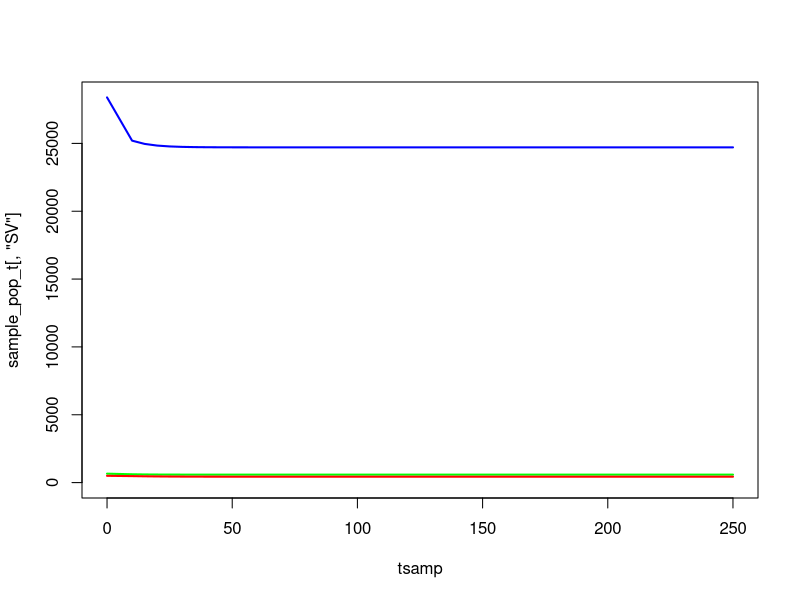

Reproduce this figure in R. (Note: this script raises an error after producing the figure.)
################################################################################
#   Exponential distribution of EIP
#   Deterministic Model
################################################################################

rm(list=ls());gc()

# make a single node
make_node <- function(){

  node <- list()

  # new eggs are generated from a conditionally independent Poisson process
  node$EL_new <- 0

  # probabilities & transitions for early-stage instars (names are destinations of jumps)
  node$EL_probs <- rep(0,3)
  node$EL_probs <- setNames(node$EL_probs,c("EL","D","LL"))
  node$EL_transitions <- rep(0,3)
  node$EL_transitions <- setNames(node$EL_transitions,c("EL","D","LL"))

  # probabilities & transitions for late-stage instars
  node$LL_probs <- rep(0,3)
  node$LL_probs <- setNames(node$LL_probs,c("LL","D","PL"))
  node$LL_transitions <- rep(0,3)
  node$LL_transitions <- setNames(node$LL_transitions,c("LL","D","PL"))

  # probabilities & transitions for pupae
  node$PL_probs <- rep(0,4)
  node$PL_probs <- setNames(node$PL_probs,c("PL","D","SV_F","SV_M"))
  node$PL_transitions <- rep(0,4)
  node$PL_transitions <- setNames(node$PL_transitions,c("PL","D","SV_F","SV_M"))

  # probabilities & transitions for susceptible vectors
  node$SV_probs <- rep(0,3)
  node$SV_probs <- setNames(node$SV_probs,c("SV","D","EV"))
  node$SV_transitions <- rep(0,3)
  node$SV_transitions <- setNames(node$SV_transitions,c("SV","D","EV"))

  # probabilities & transitions for incubating vectors
  node$EV_probs <- rep(0,3)
  node$EV_probs <- setNames(node$EV_probs,c("EV","D","IV"))
  node$EV_transitions <- rep(0,3)
  node$EV_transitions <- setNames(node$EV_transitions,c("EV","D","IV"))

  # probabilities & transitions for infectious vectors
  node$IV_probs <- rep(0,2)
  node$IV_probs <- setNames(node$IV_probs,c("IV","D"))
  node$IV_transitions <- rep(0,2)
  node$IV_transitions <- setNames(node$IV_transitions,c("IV","D"))

  # state space
  node$EL <- 0
  node$LL <- 0
  node$PL <- 0
  node$SV <- 0
  node$EV <- 0
  node$IV <- 0

  list2env(node,hash=TRUE)
}

# execute an Euler-step for the model
# rates -> probabilities are defined by discretisation of the underlying
# CTMC system (competing hazards)
euler_step <- function(node,pars,tnow,dt){
  with(pars,{
    
    ########################################
    # INTERVENTION-DEPENDENT PARAMETERS
    ########################################

    delta <- 1/(tau1+tau2) # Inverse of gonotrophic cycle without ITNs/IRS
    e_ov <- beta*(exp(muV/delta)-1)/muV # Number of eggs per oviposition per mosquito

    ## Derived parameters which depend on intervention status:
    if(tnow > pars$time_ITN_on){
      ITNcov_t <- pars$ITNcov
    } else {
      ITNcov_t <- 0
    }
    if(tnow > pars$time_IRS_on){
      IRScov_t <- pars$IRScov
    } else {
      IRScov_t <- 0
    }

    # zCom: Probability of a mosquito being repelled from an ITN or IRS-treated house:
    c0 <- 1 - ITNcov_t - IRScov_t + ITNcov_t*IRScov_t
    cITN <- ITNcov_t - ITNcov_t*IRScov_t
    cIRS <- IRScov_t - ITNcov_t*IRScov_t
    cCom <- ITNcov_t*IRScov_t
    rCom <- rIRS + (1-rIRS)*rITN
    sCom  <- (1-rIRS)*sITN*sIRS
    zCom <- Q0*cITN*phiB*rITN + Q0*cIRS*phiI*rIRS + Q0*cCom*(phiI-phiB)*rIRS + Q0*cCom*phiB*rCom

    # deltaCom: Inverse of gonotrophic cycle length with ITNs & IRS:
    deltaCom <- 1/(tau1/(1-zCom) + tau2)

    # wCom: Probability that a surviving mosquito succeeds in feeding during a single attempt:
    wCom <- 1 - Q0 + Q0*c0 + Q0*cITN*(1-phiB+phiB*sITN) + Q0*cIRS*(1-phiI+phiI*sIRS) + Q0*cCom*((phiI-phiB)*sIRS + 1-phiI + phiB*sCom)

    # muVCom: Female mosquito death rate in presence of ITNs & IRS:
    p10 <- exp(-muV*tau1)
    p1Com <- p10*wCom/(1 - zCom*p10)
    p2 <- exp(-muV*tau2)
    pCom <- (p1Com*p2)^deltaCom
    muVCom <- -log(pCom)

    # betaCom: Eggs laid per day by female mosquitoes in presence of ITNs & IRS:
    betaCom <- e_ov*muVCom/(exp(muVCom/deltaCom) - 1)

    ########################################
    # EARLY-STAGE LARVAL INSTARS (EL)
    ########################################

    # inbound oviposition to EL
    NV <- sum(node$SV,node$EV,node$IV)
    node$EL_new <- betaCom*NV*dt

    # instantaneous hazards for EL
    haz_EL_mort <- muEL*(1 + ((node$EL+node$LL)/K))
    haz_EL_2LL <- 1/durEL

    # jump probabilities
    node$EL_probs[["EL"]] <- exp(-(haz_EL_mort + haz_EL_2LL)*dt)
    node$EL_probs[["D"]] <- (1 - node$EL_probs[["EL"]])*(haz_EL_mort / (haz_EL_mort + haz_EL_2LL)) # death
    node$EL_probs[["LL"]] <- (1 - node$EL_probs[["EL"]])*(haz_EL_2LL / (haz_EL_mort + haz_EL_2LL)) # to late-instar

    # jump sizes
    node$EL_transitions[["EL"]] <- node$EL * node$EL_probs[["EL"]]
    node$EL_transitions[["D"]] <- node$EL * node$EL_probs[["D"]]
    node$EL_transitions[["LL"]] <- node$EL * node$EL_probs[["LL"]]

    ########################################
    # LATE-STAGE LARVAL INSTARS (LL)
    ########################################

    # instantaneous hazards for LL
    haz_LL_mort <- muLL*(1 + gamma*((node$EL+node$LL)/K))
    haz_LL_2PL <- 1/durLL

    # jump probabilities
    node$LL_probs[["LL"]] <- exp(-(haz_LL_mort + haz_LL_2PL)*dt)
    node$LL_probs[["D"]] <- (1 - node$LL_probs[["LL"]])*(haz_LL_mort / (haz_LL_mort + haz_LL_2PL)) # death
    node$LL_probs[["PL"]] <- (1 - node$LL_probs[["LL"]])*(haz_LL_2PL / (haz_LL_mort + haz_LL_2PL)) # to pupae

    # jump sizes
    node$LL_transitions[["LL"]] <- node$LL * node$LL_probs[["LL"]]
    node$LL_transitions[["D"]] <- node$LL * node$LL_probs[["D"]]
    node$LL_transitions[["PL"]] <- node$LL * node$LL_probs[["PL"]]

    ########################################
    # PUPAE (PL)
    ########################################

    # instantaneous hazards for PL
    haz_PL_mort <- muPL
    haz_PL_2SV_F <- (1/durPL)*0.5
    haz_PL_2SV_M <- (1/durPL)*0.5

    # jump probabilities
    node$PL_probs[["PL"]] <- exp(-(haz_PL_mort + haz_PL_2SV_F + haz_PL_2SV_M)*dt)
    node$PL_probs[["D"]] <- (1 - node$PL_probs[["PL"]])*(haz_PL_mort / (haz_PL_mort + haz_PL_2SV_F + haz_PL_2SV_M)) # death
    node$PL_probs[["SV_F"]] <- (1 - node$PL_probs[["PL"]])*(haz_PL_2SV_F / (haz_PL_mort + haz_PL_2SV_F + haz_PL_2SV_M)) # to susceptible female
    node$PL_probs[["SV_M"]] <- (1 - node$PL_probs[["PL"]])*(haz_PL_2SV_M / (haz_PL_mort + haz_PL_2SV_F + haz_PL_2SV_M)) # to susceptible males

    # jump sizes
    node$PL_transitions[["PL"]] <- node$PL * node$PL_probs[["PL"]]
    node$PL_transitions[["D"]] <- node$PL * node$PL_probs[["D"]]
    node$PL_transitions[["SV_F"]] <- node$PL * node$PL_probs[["SV_F"]]
    node$PL_transitions[["SV_M"]] <- node$PL * node$PL_probs[["SV_M"]]

    ########################################
    # SUSCEPTIBLE VECTORS (SV)
    ########################################

    # instantaneous hazards for SV
    haz_SV_mort <-  muVCom
    haz_SV_inf <- lambdaV

    # jump probabilities
    node$SV_probs[["SV"]] <- exp(-(haz_SV_mort + haz_SV_inf)*dt)
    node$SV_probs[["D"]] <- (1 - node$SV_probs[["SV"]])*(haz_SV_mort / (haz_SV_mort + haz_SV_inf)) # death
    node$SV_probs[["EV"]] <- (1 - node$SV_probs[["SV"]])*(haz_SV_inf / (haz_SV_mort + haz_SV_inf)) # to incubating

    # jump sizes
    node$SV_transitions[["SV"]] <- node$SV * node$SV_probs[["SV"]]
    node$SV_transitions[["D"]] <- node$SV * node$SV_probs[["D"]]
    node$SV_transitions[["EV"]] <- node$SV * node$SV_probs[["EV"]]

    ########################################
    # INCUBATING VECTORS (EV)
    ########################################

    # instantaneous hazards for EV
    haz_EV_mort <-  muVCom
    haz_EV_inc <- 1/durEV

    # jump probabilities
    node$EV_probs[["EV"]] <- exp(-(haz_EV_mort + haz_EV_inc)*dt)
    node$EV_probs[["D"]] <- (1 - node$EV_probs[["EV"]])*(haz_EV_mort / (haz_EV_mort + haz_EV_inc)) # death
    node$EV_probs[["IV"]] <- (1 - node$EV_probs[["EV"]])*(haz_EV_inc / (haz_EV_mort + haz_EV_inc)) # to infectious

    # jump sizes
    node$EV_transitions[["EV"]] <- node$EV * node$EV_probs[["EV"]]
    node$EV_transitions[["D"]] <- node$EV * node$EV_probs[["D"]]
    node$EV_transitions[["IV"]] <- node$EV * node$EV_probs[["IV"]]

    ########################################
    # INFECTIOUS VECTORS (IV)
    ########################################

    # instantaneous hazards for IV
    haz_IV_mort <- muVCom

    # jump probabilities
    node$IV_probs[["IV"]] <- exp(-haz_IV_mort*dt)
    node$IV_probs[["D"]] <- (1 - node$IV_probs[["IV"]])

    # jump sizes
    node$IV_transitions[["IV"]] <- node$IV * node$IV_probs[["IV"]]
    node$IV_transitions[["D"]] <- node$IV * node$IV_probs[["D"]]

    ########################################
    # UPDATE POPULATION
    ########################################

    node$EL <- node$EL_transitions[["EL"]] + node$EL_new
    node$LL <- node$LL_transitions[["LL"]] + node$EL_transitions[["LL"]]
    node$PL <- node$PL_transitions[["PL"]] + node$LL_transitions[["PL"]]
    node$SV <- node$SV_transitions[["SV"]] + node$PL_transitions[["SV_F"]]
    node$EV <- node$EV_transitions[["EV"]] + node$SV_transitions[["EV"]]
    node$IV <- node$IV_transitions[["IV"]] + node$EV_transitions[["IV"]]

  })
}

## Model parameters:
theta <- list(
	## Mosquito life cycle parameters:
	beta = 21.19, # Number of eggs laid per day by female mosquito
	muEL = 0.034, # Early larval instar daily mortality
	muLL = 0.035, # Late larval instar daily mortality
	muPL = 0.25, # Pupal daily mortality
	durEL = 6.64, # Duration of early instar stage
	durLL = 3.72, # Duration of late instar stage
	durPL = 0.64, # Duration of pupal stage
	durEV = 10, # Duration of latent period in mosquito (days)
	gamma = 13.25, # Effect of density-dependence on late instars relative to early instars
	tau1 = 0.68, # Time spent foraging for a blood meal at 0% ITN coverage
	tau2 = 2.32, # Time spent resting and ovipositing by a mosquito

	## Intervention parameters (variable):
	ITNcov = 0.5, # ITN coverage
	IRScov = 0, # IRS coverave
	time_ITN_on = 1e3, # When ITNs are applied (days)
	time_IRS_on = 1e3, # When IRS is applied (days)

	## Species-specific parameters:
	## An. gambiae:
	muV = 1/7.6, # Adult mosquito daily mortality
	Q0 = 0.92, # Human blood index
	phiB = 0.89, # Proportion of bites on a person while they are in bed
	phiI = 0.97, # Proportion of bites on a person while they are indoors
	rITN = 0.56, # Probability of mosquito repeating a feeding attempt due to IRS
	sITN = 0.03, # Probability of mosquito feeding and surviving in presence of ITNs
	rIRS = 0.60, # Probability of mosquito repeating a feeding attempt due to IRS
	sIRS = 0, # Probability of mosquito feeding and surviving in presence of IRS

	## An. arabiensis:
	# muV = 1/7.6, # Adult mosquito daily mortality
	# Q0 = 0.71, # Human blood index
	# phiB = 0.90, # Proportion of bites on a person while they are in bed
	# phiI = 0.96, # Proportion of bites on a person while they are indoors
	# rITN = 0.48, # Probability of mosquito repeating a feeding attempt due to IRS
	# sITN = 0.39, # Probability of mosquito feeding and surviving in presence of ITNs
	# rIRS = 0.60, # Probability of mosquito repeating a feeding attempt due to IRS
	# sIRS = 0, # Probability of mosquito feeding and surviving in presence of IRS

	## An. funestus:
	# muV = 1/8.9, # Adult mosquito daily mortality
	# Q0 = 0.94, # Human blood index
	# phiB = 0.90, # Proportion of bites on a person while they are in bed
	# phiI = 0.98, # Proportion of bites on a person while they are indoors
	# rITN = 0.56, # Probability of mosquito repeating a feeding attempt due to IRS
	# sITN = 0.03, # Probability of mosquito feeding and surviving in presence of ITNs
	# rIRS = 0.63, # Probability of mosquito repeating a feeding attempt due to IRS
	# sIRS = 0, # Probability of mosquito feeding and surviving in presence of IRS

	## Additional transmission parameters:
	f0 = 1/3, # Daily biting rate by mosquitoes on animals and humans
	epsilon0 = 10/365, # Daily entomological inolculation rate
	iH_eq = 0.35, # Equilibrium malaria prevalence in humans
	NH_eq = 2000, # Equilibrium human population size
	bV = 0.05 # Probability of transmission from human to vector per infectious bite
)

with(theta,{

  a0 <<- Q0*f0 # Human biting rate at equilibrium
  lambdaV <<- a0*iH_eq*bV # Force of infection in mosquitoes at equilibrium

  IV_eq <<- 500
  EV_eq <<- durEV*IV_eq*muV
  SV_eq <<- ((durEV*IV_eq*muV) + ((durEV^2)*IV_eq*(muV^2))) / (durEV*lambdaV)
  NV_eq <<- IV_eq + EV_eq + SV_eq

  omega_1 <<- -0.5 * ( (gamma*(muLL/muEL)) - (durEL/durLL) + ((gamma-1)*muLL*durEL) )
  omega_2 <<- sqrt(
    (0.25 * (( (gamma*(muLL/muEL)) - (durEL/durLL) + ((gamma-1)*muLL*durEL) )^2)) + (gamma * ((beta*muLL*durEL) / (2*muEL*muV*durLL*(1 + (durPL*muPL)))) )
  )
  omega <<- omega_1 + omega_2

  PL_eq <<- 2*durPL*muV*NV_eq
  LL_eq <<- 2*muV*durLL*(1 + (durPL*muPL))*NV_eq
  EL_eq <<- 2*omega*muV*durLL*(1 + (durPL*muPL))*NV_eq

  K <<- (NV_eq*2*durLL*muV*(1 + (durPL*muPL))*gamma*(omega+1)) / ((omega/(muLL*durEL)) - (1/(muLL*durLL)) - 1)
})


# # equilibrium solutions
# with(theta,{
#
#   ## Derived parameters:
#   # NV <<- SV + EV + IV # Total mosquito population size
#   delta <<- 1/(tau1+tau2) # Inverse of gonotrophic cycle without ITNs/IRS
#   e_ov <<- beta*(exp(muV/delta)-1)/muV # Number of eggs per oviposition per mosquito
#   b_omega <<- gamma*muLL/muEL - durEL/durLL + (gamma-1)*muLL*durEL
#   omega <<- -0.5*b_omega + sqrt(0.25*b_omega^2 + gamma*beta*muLL*durEL/(2*muEL*muV*durLL*(1+durPL*muPL)))
#
#   a0 <<- Q0*f0 # Human biting rate at equilibrium
#
#   lambdaV <<- a0*iH_eq*bV # Force of infection in mosquitoes at equilibrium
#
#
#   iV_eq <<- lambdaV*exp(-muV*durEV)/(lambdaV + muV)
#   sV_eq <<- iV_eq*muV/(lambdaV*exp(-muV*durEV))
#   eV_eq <<- 1 - sV_eq - iV_eq
#
#   NV_eq <<- epsilon0*NH_eq/(iV_eq*a0)
#
#   EL_eq <<- 2*omega*muV*durLL*(1 + muPL*durPL)*NV_eq
#   LL_eq <<- 2*muV*durLL*(1 + muPL*durPL)*NV_eq
#   PL_eq <<- 2*muV*durPL*NV_eq
#
#   SV_eq <<- sV_eq*NV_eq
#   EV_eq <<- eV_eq*NV_eq
#   IV_eq <<- iV_eq*NV_eq
#
#   K <<- 2*NV_eq*muV*durLL*(1 + muPL*durPL)*gamma*(omega+1)/(omega/(muLL*durEL) - 1/(muLL*durLL) - 1) # Larval carrying capacity
#
# })

theta1 <- c(theta,K=K,lambdaV=lambdaV)

node <- make_node()
node$EL <- EL_eq
node$LL <- LL_eq
node$PL <- PL_eq
node$SV <- SV_eq
node$EV <- EV_eq
node$IV <- IV_eq

tmax <- 250
dt <- 0.5
time <- seq(from=1,to=tmax,by=dt)

# sampling grid
sample_grid <- tsamp <- c(0,seq(from=10,to = tmax,by = 5))
sample_pop <- matrix(0,nrow=6,ncol=length(sample_grid),dimnames=list(c("EL","LL","PL","SV","EV","IV"),paste0(sample_grid)))

sample_pop["EL",1] <- node$EL
sample_pop["LL",1] <- node$LL
sample_pop["PL",1] <- node$PL
sample_pop["SV",1] <- node$SV
sample_pop["EV",1] <- node$EV
sample_pop["IV",1] <- node$IV
sample_grid <- sample_grid[-1]

# run simulation
pb <- txtProgressBar(min = 1,max = length(time))
for(t in 1:length(time)){

  # euler step
  euler_step(node = node,pars = theta1,tnow = time[t],dt = dt)

  # sample the population (done at the very end of the time-step, because its not part of the dynamics)
  if(time[t] == sample_grid[1]){

    sample_pop["EL",as.character(sample_grid[1])] <- node$EL
    sample_pop["LL",as.character(sample_grid[1])] <- node$LL
    sample_pop["PL",as.character(sample_grid[1])] <- node$PL
    sample_pop["SV",as.character(sample_grid[1])] <- node$SV
    sample_pop["EV",as.character(sample_grid[1])] <- node$EV
    sample_pop["IV",as.character(sample_grid[1])] <- node$IV
    sample_grid <- sample_grid[-1]

  }
  setTxtProgressBar(pb = pb,value = t)
}

sample_pop_t <- t(sample_pop)
ylim <- max(sample_pop_t[,4:6])
plot(x = tsamp,y = sample_pop_t[,"SV"],col="blue",lwd=2,ylim=c(0,ylim),type="l")
lines(x = tsamp,y = sample_pop_t[,"EV"],col="green",lwd=2)
lines(x = tsamp,y = sample_pop_t[,"IV"],col="red",lwd=2)

tail(sample_pop_t)




# test our numerical/analytic "exact" equilibria
eq <- calc_eq(theta = theta1,dt = dt,IV = IV_eq,lambdaV = lambdaV)

theta2 <- theta1

node <- make_node()
node$EL <- eq$EL_eq
node$LL <- eq$LL_eq
node$PL <- eq$PL_eq
node$SV <- eq$SV_eq
node$EV <- eq$EV_eq
node$IV <- IV_eq

theta2$K <- eq$K_eq

tmax <- 250
dt <- 0.5
time <- seq(from=1,to=tmax,by=dt)

# sampling grid
sample_grid <- tsamp <- c(0,seq(from=10,to = tmax,by = 5))
sample_pop <- matrix(0,nrow=6,ncol=length(sample_grid),dimnames=list(c("EL","LL","PL","SV","EV","IV"),paste0(sample_grid)))

sample_pop["EL",1] <- node$EL
sample_pop["LL",1] <- node$LL
sample_pop["PL",1] <- node$PL
sample_pop["SV",1] <- node$SV
sample_pop["EV",1] <- node$EV
sample_pop["IV",1] <- node$IV
sample_grid <- sample_grid[-1]

# run simulation
pb <- txtProgressBar(min = 1,max = length(time))
for(t in 1:length(time)){
  
  # euler step
  euler_step(node = node,pars = theta2,tnow = time[t],dt = dt)
  
  # sample the population (done at the very end of the time-step, because its not part of the dynamics)
  if(time[t] == sample_grid[1]){
    
    sample_pop["EL",as.character(sample_grid[1])] <- node$EL
    sample_pop["LL",as.character(sample_grid[1])] <- node$LL
    sample_pop["PL",as.character(sample_grid[1])] <- node$PL
    sample_pop["SV",as.character(sample_grid[1])] <- node$SV
    sample_pop["EV",as.character(sample_grid[1])] <- node$EV
    sample_pop["IV",as.character(sample_grid[1])] <- node$IV
    sample_grid <- sample_grid[-1]
    
  }
  setTxtProgressBar(pb = pb,value = t)
}

sample_pop_t <- t(sample_pop)
ylim <- max(sample_pop_t[,4:6])
plot(x = tsamp,y = sample_pop_t[,"SV"],col="blue",lwd=2,ylim=c(0,ylim),type="l")
lines(x = tsamp,y = sample_pop_t[,"EV"],col="green",lwd=2)
lines(x = tsamp,y = sample_pop_t[,"IV"],col="red",lwd=2)

tail(sample_pop_t)